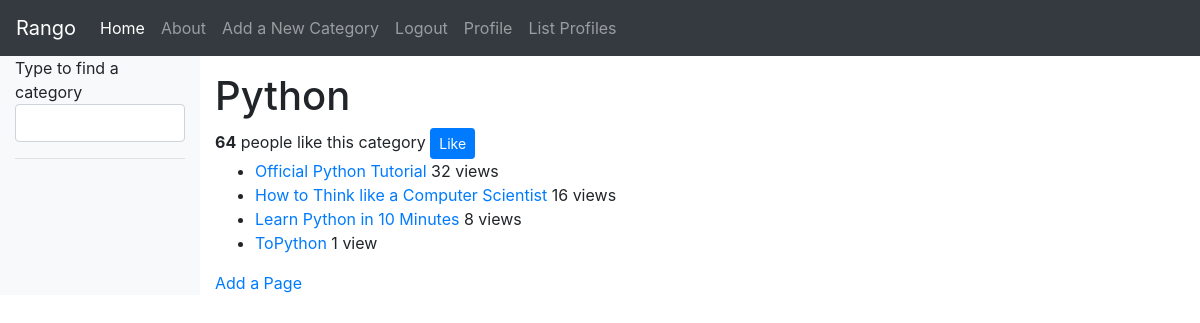
The page /rango/category/python/ (signed in) on the database its author committed.
### rango/models.py (models this page shows, shortened)
class Category(models.Model):
    name = models.CharField(max_length=128, unique=True)
    views = models.IntegerField(default=0)
    likes = models.IntegerField(default=0)
    slug = models.SlugField(unique=True)
    class Meta:
        verbose_name_plural = 'Categories'

class Page(models.Model):
    category = models.ForeignKey(Category, on_delete=models.CASCADE)
    title = models.CharField(max_length=128)
    url = models.URLField()
    views = models.IntegerField(default=0)

### rango/views.py (the view)
# urls.py: path('category/<slug:category_name_slug>/',views.show_category,name='show_category'),
def show_category(request, category_name_slug):
    context_dict = {}
    try:
        category = Category.objects.get(slug=category_name_slug)
        pages = Page.objects.filter(category=category).order_by('-views')
        context_dict['pages'] = pages
        context_dict['category'] = category
    except Category.DoesNotExist:
        context_dict['category'] = None
        context_dict['pages'] = None
    return render(request, 'rango/category.html', context_dict)

### templates/rango/category.html (shortened to what this page needs)
{% extends 'rango/base.html' %}
{% load staticfiles %}
{% block body_block %}
    {% if category %}
        <h1> {{ category.name }} </h1>
        <div>
            <strong id="like_count">{{ category.likes }}</strong> people like this category
            {% if user.is_authenticated %}
                <button id="likes" data-catid="{{category.id}}"
                    class="btn btn-primary btn-sm" type="button">
                    Like
                </button>
            {% endif %}
        </div>
        {% if pages %}
            <ul>
            {% for page in pages %}
                <li> <a href="{% url 'goto' %}?page_id={{page.id}}">{{page.title}} </a>
                    {% if page.views > 1 %}
                        {{ page.views }} views
                    {% elif page.views == 1 %}
                        {{ page.views }} view
                    {% endif %}
                </li>
            {% endfor %}
            </ul>
        {% else %}
            <strong> No pages currently in category. </string>
        {% endif %}
        {% if user.is_authenticated %}
            <a href="{% url 'add_page' category.slug %}">Add a Page</a>
        {% endif %}
    {% else %}
        The specified category does not exist!
    {% endif %}
{% endblock %}

### rows shown on the page
Category: name "Python", likes "64"
Page: title "Official Python Tutorial", views "32"
Page: title "How to Think like a Computer Scientist", views "16"
Page: title "Learn Python in 10 Minutes", views "8"
Page: title "ToPython", views "1"
